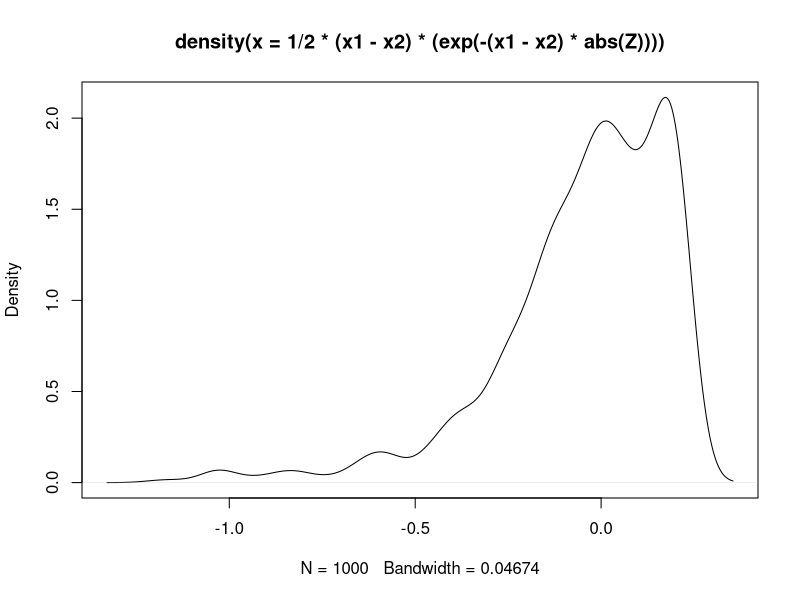

Generate this figure with R:
## ---- chunk 1
n <-c(1:100)
f <- 1/1000
nf <-999/1000
ff<-round(1000-sum(exp(log(nf^n))),0)
## ---- chunk 2
X1 <- runif(1000)
X2 <- runif(1000)
Z = X1 - X2
x1 = Z + X2
x2 = -Z + X1
f<- density(1/2 *(x1-x2)*(exp(-(x1-x2)*abs(Z))))
plot(f)
## ---- chunk 3
#Chebyshev Inequality 1/k^2 
f<-function(x)
{
m <- 10
s <- sqrt(100/3)
p <-1-1/x^2
lb<- round(p * ((2*s) - m),2)
ub<- round(p * ((2*s) + m),2)
ub
}
## ---- chunk 4
a<-f(2)
## ---- chunk 5
b<-f(5)
## ---- chunk 6
c<-f(9)
## ---- chunk 7
d<-f(20)
